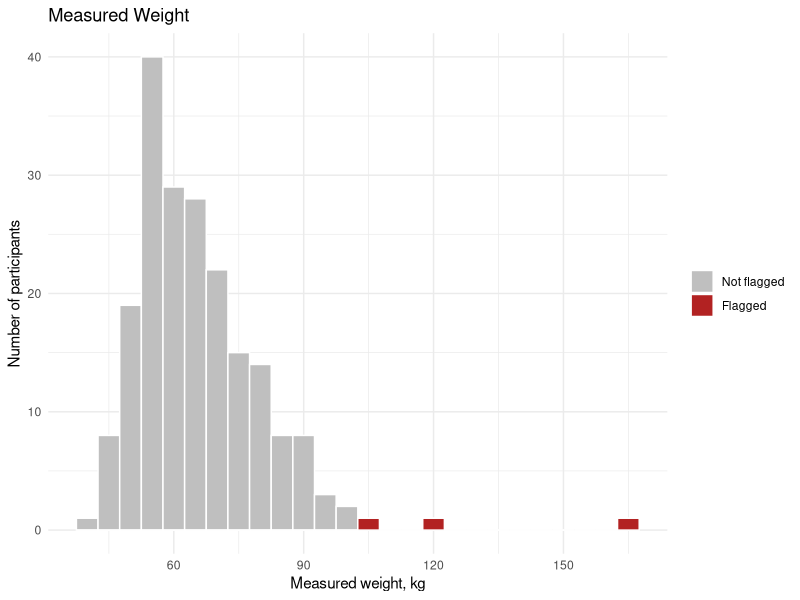
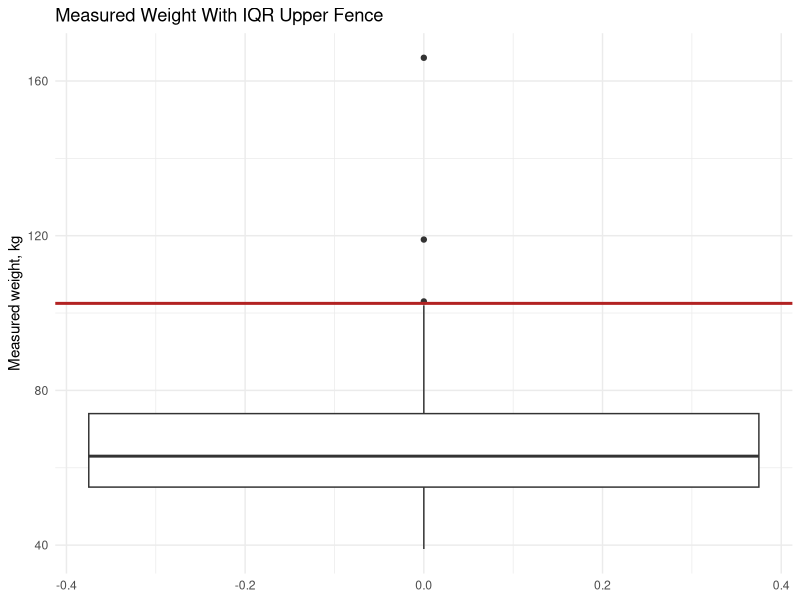
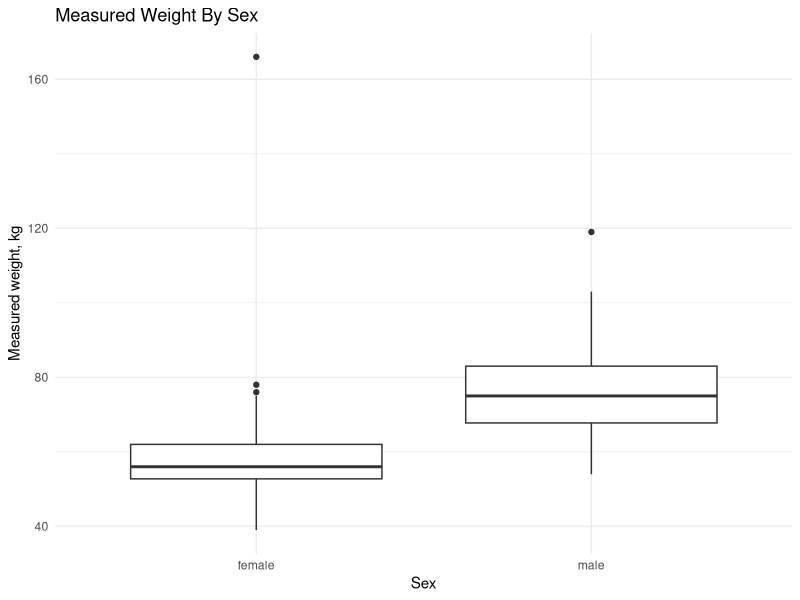
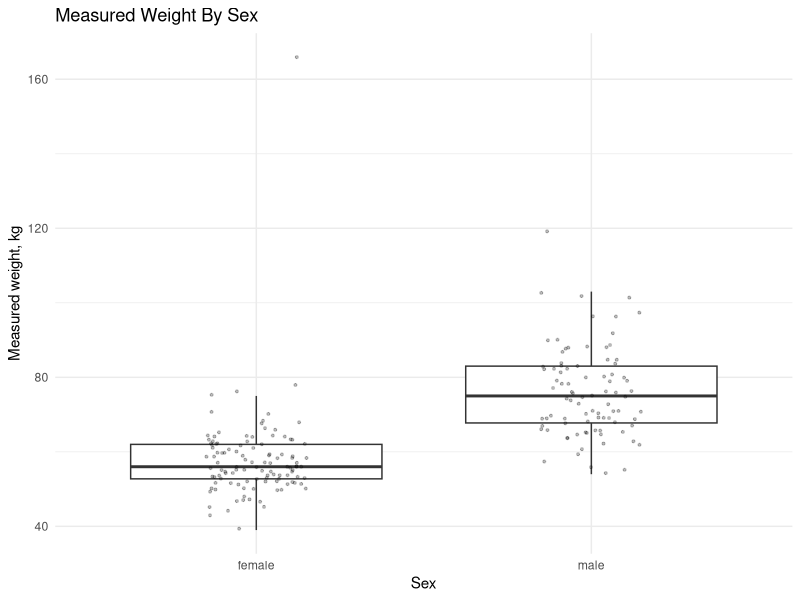

Reproduce these figures in R, in order.
## ---- chunk 1
#| include: false
library(dplyr)
library(ggplot2)
## ---- chunk 2
davis <- readr::read_csv("data/real/davis_height_weight.csv")
## ---- chunk 3
weight_data <- davis |>
  filter(!is.na(weight_kg))

weight_data |>
  select(participant_id, sex, weight_kg, height_cm, measured_bmi) |>
  head()
## ---- chunk 4
weight_cutoffs <- weight_data |>
  summarize(
    q1 = quantile(weight_kg, 0.25),
    q3 = quantile(weight_kg, 0.75),
    iqr = IQR(weight_kg),
    lower_cutoff = q1 - 1.5 * iqr,
    upper_cutoff = q3 + 1.5 * iqr
  )

weight_cutoffs
## ---- chunk 5
weight_flagged <- weight_data |>
  mutate(
    high_weight_flag = weight_kg > weight_cutoffs$upper_cutoff
  )

weight_flagged |>
  count(high_weight_flag)
## ---- chunk 6
weight_flagged |>
  filter(high_weight_flag) |>
  select(participant_id, sex, height_cm, weight_kg, measured_bmi) |>
  arrange(desc(weight_kg)) |>
  head(10)
## ---- chunk 7
ggplot(
  weight_flagged,
  aes(x = weight_kg, fill = high_weight_flag)
) +
  geom_histogram(binwidth = 5, color = "white") +
  scale_fill_manual(
    values = c("FALSE" = "gray75", "TRUE" = "firebrick"),
    labels = c("FALSE" = "Not flagged", "TRUE" = "Flagged"),
    name = NULL
  ) +
  labs(
    title = "Measured Weight",
    x = "Measured weight, kg",
    y = "Number of participants"
  ) +
  theme_minimal()
## ---- chunk 8
ggplot(weight_data, aes(y = weight_kg)) +
  geom_boxplot() +
  geom_hline(
    yintercept = weight_cutoffs$upper_cutoff,
    color = "firebrick",
    linewidth = 1
  ) +
  labs(
    title = "Measured Weight With IQR Upper Fence",
    x = NULL,
    y = "Measured weight, kg"
  ) +
  theme_minimal()
## ---- chunk 9
ggplot(
  weight_data,
  aes(x = sex, y = weight_kg)
) +
  geom_boxplot() +
  labs(
    title = "Measured Weight By Sex",
    x = "Sex",
    y = "Measured weight, kg"
  ) +
  theme_minimal()
## ---- chunk 10
ggplot(
  weight_flagged,
  aes(x = sex, y = weight_kg)
) +
  geom_boxplot(outlier.shape = NA, fill = "white") +
  geom_jitter(width = 0.15, alpha = 0.25, size = 0.7) +
  labs(
    title = "Measured Weight By Sex",
    x = "Sex",
    y = "Measured weight, kg"
  ) +
  theme_minimal()
